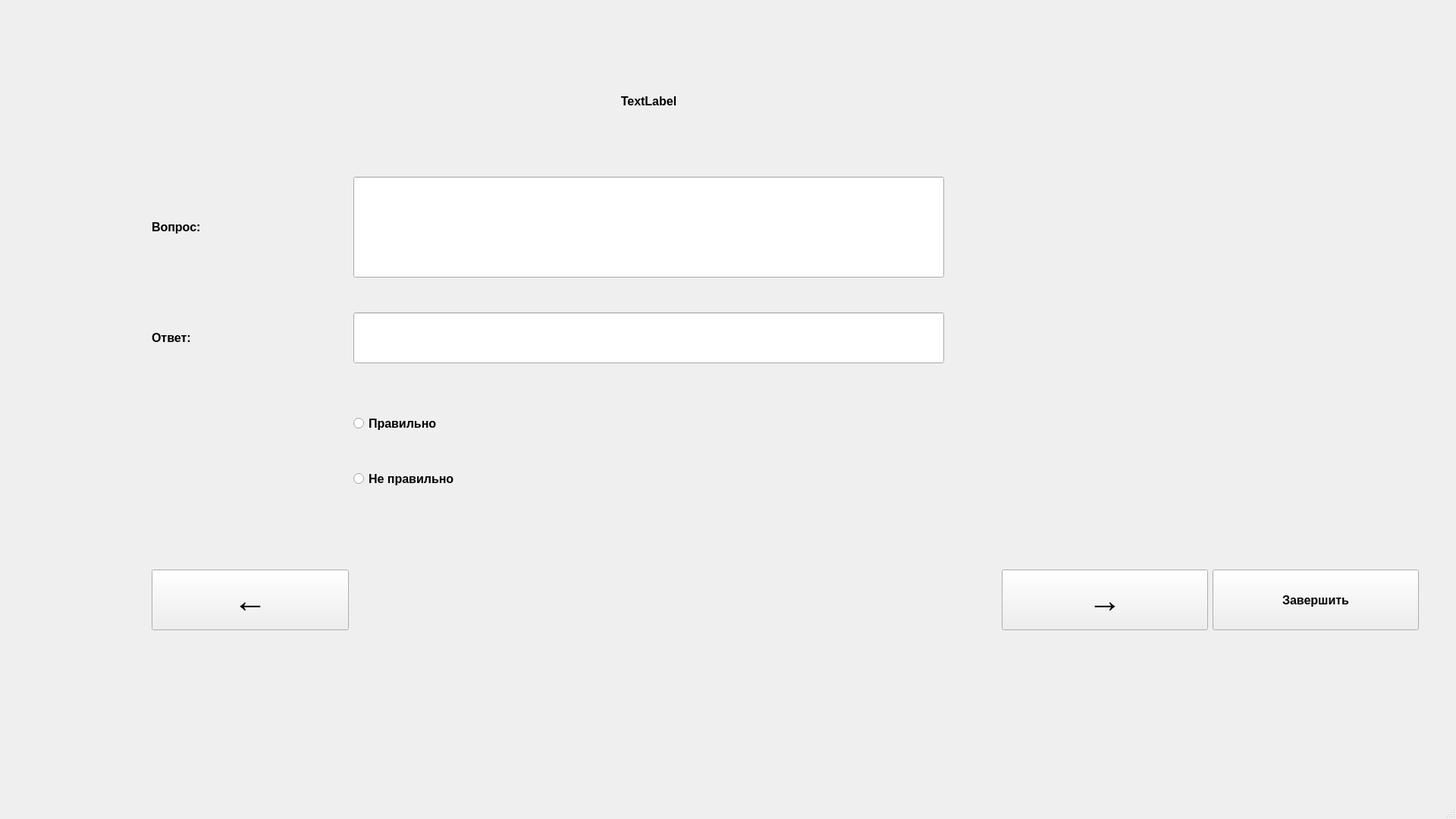
<?xml version="1.0" encoding="UTF-8"?>
<ui version="4.0">
 <class>MainWindow</class>
 <widget class="QMainWindow" name="MainWindow">
  <property name="geometry">
   <rect>
    <x>0</x>
    <y>0</y>
    <width>1920</width>
    <height>1080</height>
   </rect>
  </property>
  <property name="font">
   <font>
    <family>Arial</family>
    <pointsize>12</pointsize>
    <weight>75</weight>
    <bold>true</bold>
   </font>
  </property>
  <property name="windowTitle">
   <string>MainWindow</string>
  </property>
  <widget class="QWidget" name="centralwidget">
   <widget class="QWidget" name="gridLayoutWidget">
    <property name="geometry">
     <rect>
      <x>0</x>
      <y>0</y>
      <width>1911</width>
      <height>1031</height>
     </rect>
    </property>
    <layout class="QGridLayout" name="gridLayout">
     <item row="10" column="1">
      <widget class="QPushButton" name="btn_back">
       <property name="sizePolicy">
        <sizepolicy hsizetype="Preferred" vsizetype="Preferred">
         <horstretch>0</horstretch>
         <verstretch>0</verstretch>
        </sizepolicy>
       </property>
       <property name="font">
        <font>
         <family>Arial</family>
         <pointsize>34</pointsize>
         <weight>75</weight>
         <bold>true</bold>
        </font>
       </property>
       <property name="text">
        <string>←</string>
       </property>
      </widget>
     </item>
     <item row="10" column="5">
      <layout class="QHBoxLayout" name="horizontalLayout">
       <item>
        <widget class="QPushButton" name="btn_save">
         <property name="sizePolicy">
          <sizepolicy hsizetype="Minimum" vsizetype="Preferred">
           <horstretch>0</horstretch>
           <verstretch>0</verstretch>
          </sizepolicy>
         </property>
         <property name="font">
          <font>
           <family>Arial</family>
           <pointsize>34</pointsize>
           <weight>75</weight>
           <bold>true</bold>
          </font>
         </property>
         <property name="text">
          <string>→</string>
         </property>
        </widget>
       </item>
       <item>
        <widget class="QPushButton" name="btn_end">
         <property name="sizePolicy">
          <sizepolicy hsizetype="Minimum" vsizetype="Preferred">
           <horstretch>0</horstretch>
           <verstretch>0</verstretch>
          </sizepolicy>
         </property>
         <property name="font">
          <font>
           <family>Arial</family>
           <pointsize>12</pointsize>
          </font>
         </property>
         <property name="text">
          <string>Завершить</string>
         </property>
        </widget>
       </item>
      </layout>
     </item>
     <item row="3" column="5">
      <spacer name="horizontalSpacer_2">
       <property name="orientation">
        <enum>Qt::Horizontal</enum>
       </property>
       <property name="sizeType">
        <enum>QSizePolicy::Fixed</enum>
       </property>
       <property name="sizeHint" stdset="0">
        <size>
         <width>550</width>
         <height>20</height>
        </size>
       </property>
      </spacer>
     </item>
     <item row="3" column="0">
      <spacer name="horizontalSpacer">
       <property name="orientation">
        <enum>Qt::Horizontal</enum>
       </property>
       <property name="sizeType">
        <enum>QSizePolicy::Fixed</enum>
       </property>
       <property name="sizeHint" stdset="0">
        <size>
         <width>200</width>
         <height>20</height>
        </size>
       </property>
      </spacer>
     </item>
     <item row="5" column="1">
      <widget class="QLabel" name="label_2">
       <property name="font">
        <font>
         <pointsize>12</pointsize>
        </font>
       </property>
       <property name="text">
        <string>Ответ:</string>
       </property>
      </widget>
     </item>
     <item row="5" column="3">
      <widget class="QLineEdit" name="line_answer">
       <property name="sizePolicy">
        <sizepolicy hsizetype="Preferred" vsizetype="Preferred">
         <horstretch>3</horstretch>
         <verstretch>1</verstretch>
        </sizepolicy>
       </property>
       <property name="font">
        <font>
         <family>Arial</family>
         <pointsize>12</pointsize>
        </font>
       </property>
       <property name="readOnly">
        <bool>true</bool>
       </property>
      </widget>
     </item>
     <item row="8" column="3">
      <widget class="QRadioButton" name="radio_false">
       <property name="sizePolicy">
        <sizepolicy hsizetype="Preferred" vsizetype="Preferred">
         <horstretch>0</horstretch>
         <verstretch>1</verstretch>
        </sizepolicy>
       </property>
       <property name="font">
        <font>
         <family>Arial</family>
         <pointsize>12</pointsize>
        </font>
       </property>
       <property name="text">
        <string>Не правильно</string>
       </property>
      </widget>
     </item>
     <item row="7" column="3">
      <widget class="QRadioButton" name="radio_true">
       <property name="sizePolicy">
        <sizepolicy hsizetype="Preferred" vsizetype="Preferred">
         <horstretch>0</horstretch>
         <verstretch>1</verstretch>
        </sizepolicy>
       </property>
       <property name="font">
        <font>
         <family>Arial</family>
         <pointsize>12</pointsize>
        </font>
       </property>
       <property name="text">
        <string>Правильно</string>
       </property>
      </widget>
     </item>
     <item row="4" column="3">
      <spacer name="verticalSpacer_4">
       <property name="orientation">
        <enum>Qt::Vertical</enum>
       </property>
       <property name="sizeType">
        <enum>QSizePolicy::Fixed</enum>
       </property>
       <property name="sizeHint" stdset="0">
        <size>
         <width>20</width>
         <height>40</height>
        </size>
       </property>
      </spacer>
     </item>
     <item row="3" column="1">
      <widget class="QLabel" name="label_4">
       <property name="sizePolicy">
        <sizepolicy hsizetype="Preferred" vsizetype="Preferred">
         <horstretch>1</horstretch>
         <verstretch>0</verstretch>
        </sizepolicy>
       </property>
       <property name="font">
        <font>
         <family>Arial</family>
         <pointsize>12</pointsize>
        </font>
       </property>
       <property name="text">
        <string>Вопрос:</string>
       </property>
      </widget>
     </item>
     <item row="11" column="3">
      <spacer name="verticalSpacer_6">
       <property name="orientation">
        <enum>Qt::Vertical</enum>
       </property>
       <property name="sizeHint" stdset="0">
        <size>
         <width>20</width>
         <height>200</height>
        </size>
       </property>
      </spacer>
     </item>
     <item row="3" column="4">
      <spacer name="horizontalSpacer_4">
       <property name="orientation">
        <enum>Qt::Horizontal</enum>
       </property>
       <property name="sizeHint" stdset="0">
        <size>
         <width>70</width>
         <height>20</height>
        </size>
       </property>
      </spacer>
     </item>
     <item row="0" column="3">
      <spacer name="verticalSpacer">
       <property name="orientation">
        <enum>Qt::Vertical</enum>
       </property>
       <property name="sizeType">
        <enum>QSizePolicy::Fixed</enum>
       </property>
       <property name="sizeHint" stdset="0">
        <size>
         <width>20</width>
         <height>100</height>
        </size>
       </property>
      </spacer>
     </item>
     <item row="6" column="3">
      <spacer name="verticalSpacer_5">
       <property name="orientation">
        <enum>Qt::Vertical</enum>
       </property>
       <property name="sizeType">
        <enum>QSizePolicy::Fixed</enum>
       </property>
       <property name="sizeHint" stdset="0">
        <size>
         <width>20</width>
         <height>40</height>
        </size>
       </property>
      </spacer>
     </item>
     <item row="2" column="3">
      <spacer name="verticalSpacer_3">
       <property name="orientation">
        <enum>Qt::Vertical</enum>
       </property>
       <property name="sizeType">
        <enum>QSizePolicy::Fixed</enum>
       </property>
       <property name="sizeHint" stdset="0">
        <size>
         <width>20</width>
         <height>60</height>
        </size>
       </property>
      </spacer>
     </item>
     <item row="10" column="3">
      <spacer name="verticalSpacer_2">
       <property name="orientation">
        <enum>Qt::Vertical</enum>
       </property>
       <property name="sizeType">
        <enum>QSizePolicy::Fixed</enum>
       </property>
       <property name="sizeHint" stdset="0">
        <size>
         <width>20</width>
         <height>80</height>
        </size>
       </property>
      </spacer>
     </item>
     <item row="1" column="3">
      <widget class="QLabel" name="label">
       <property name="sizePolicy">
        <sizepolicy hsizetype="Preferred" vsizetype="Preferred">
         <horstretch>0</horstretch>
         <verstretch>1</verstretch>
        </sizepolicy>
       </property>
       <property name="font">
        <font>
         <family>Arial</family>
         <pointsize>12</pointsize>
        </font>
       </property>
       <property name="text">
        <string>TextLabel</string>
       </property>
       <property name="alignment">
        <set>Qt::AlignCenter</set>
       </property>
      </widget>
     </item>
     <item row="10" column="6">
      <spacer name="horizontalSpacer_3">
       <property name="orientation">
        <enum>Qt::Horizontal</enum>
       </property>
       <property name="sizeHint" stdset="0">
        <size>
         <width>40</width>
         <height>20</height>
        </size>
       </property>
      </spacer>
     </item>
     <item row="3" column="3">
      <widget class="QLineEdit" name="line_question">
       <property name="sizePolicy">
        <sizepolicy hsizetype="Preferred" vsizetype="Preferred">
         <horstretch>3</horstretch>
         <verstretch>2</verstretch>
        </sizepolicy>
       </property>
       <property name="font">
        <font>
         <family>Arial</family>
         <pointsize>12</pointsize>
        </font>
       </property>
       <property name="readOnly">
        <bool>true</bool>
       </property>
      </widget>
     </item>
     <item row="9" column="1">
      <spacer name="verticalSpacer_7">
       <property name="orientation">
        <enum>Qt::Vertical</enum>
       </property>
       <property name="sizeType">
        <enum>QSizePolicy::Fixed</enum>
       </property>
       <property name="sizeHint" stdset="0">
        <size>
         <width>20</width>
         <height>80</height>
        </size>
       </property>
      </spacer>
     </item>
    </layout>
   </widget>
  </widget>
  <widget class="QMenuBar" name="menubar">
   <property name="geometry">
    <rect>
     <x>0</x>
     <y>0</y>
     <width>1920</width>
     <height>21</height>
    </rect>
   </property>
  </widget>
  <widget class="QStatusBar" name="statusbar"/>
 </widget>
 <resources/>
 <connections/>
</ui>
